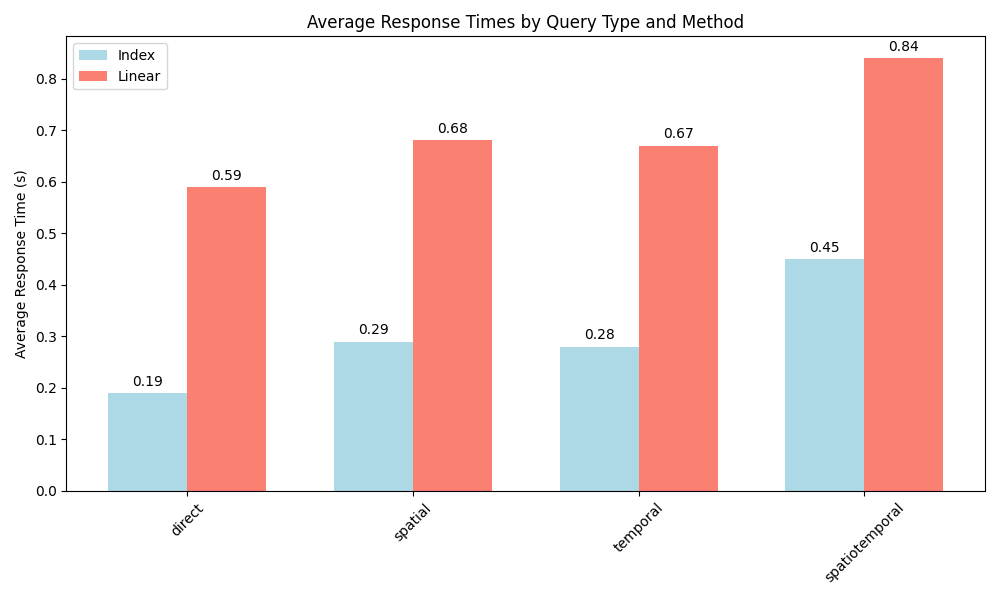

The script that saved this image:
import time
import concurrent.futures
import requests
import numpy as np
import pandas as pd
from collections import defaultdict
import json
import matplotlib.pyplot as plt

url = "http://35.81.65.102"


def query_server(url, params):
    start = time.time()

    try:
        # Sending a GET request to the server
        response = requests.get(url, params=params)

        # Raise an exception if the response status code is not 200 (OK)
        response.raise_for_status()

        # Assuming the server returns a JSON response containing neighbors
        neighbors = response.json()

        return time.time() - start

    except requests.RequestException as e:
        print(f"An error occurred: {e}")
        return time.time() - start


def query_index(video_id, radius=None, timestamp_after=None, k=10):
    query_url = f"{url}/topk"
    params = {"video_id": video_id, "k": k}
    if radius:
        params["radius"] = radius
    if timestamp_after:
        params["timestamp_after"] = timestamp_after
    return query_server(query_url, params)


def query_baseline(video_id, radius=None, timestamp_after=None, similarity=0.9995):
    query_url = f"{url}/similarity"
    params = {"video_id": video_id, "similarity": similarity}
    if radius:
        params["radius"] = radius
    if timestamp_after:
        params["timestamp_after"] = timestamp_after
    return query_server(query_url, params)


test_df = pd.read_csv("../dataset/test_samples_id_for_response_time_and_throughput.csv")
test_df["root_classes"] = test_df["root_classes"].apply(eval)
test_df = test_df.sample(n=100, random_state=42)

# distance filter, 5000 km
radius = 5000
# date filter, 2010-01-01
date_after = "2010-01-01"

response_avg = {"index": {}, "linear": {}}

# query the server without any filter
response_no_filter = defaultdict(list)

for _, row in test_df.iterrows():
    index_response = query_index(row["video_id"])
    linear_response = query_baseline(row["video_id"])
    response_no_filter["index"].append(index_response)
    response_no_filter["linear"].append(linear_response)

response_avg["index"]["direct"] = np.mean(response_no_filter["index"])
response_avg["linear"]["direct"] = np.mean(response_no_filter["linear"])
print("average response time without filter - index:", response_avg["index"]["direct"])
print(
    "average response time without filter - linear:", response_avg["linear"]["direct"]
)

# query the server with spatial filter
response_spatial = defaultdict(list)

for _, row in test_df.iterrows():
    index_response = query_index(row["video_id"], radius=radius)
    linear_response = query_baseline(row["video_id"], radius=radius)
    response_spatial["index"].append(index_response)
    response_spatial["linear"].append(linear_response)

response_avg["index"]["spatial"] = np.mean(response_spatial["index"])
response_avg["linear"]["spatial"] = np.mean(response_spatial["linear"])
print(
    "average response time with spatial filter - index:",
    response_avg["index"]["spatial"],
)
print(
    "average response time with spatial filter - linear:",
    response_avg["linear"]["spatial"],
)

# query the server with temporal filter
response_temporal = defaultdict(list)

for _, row in test_df.iterrows():
    index_response = query_index(row["video_id"], timestamp_after=date_after)
    linear_response = query_baseline(row["video_id"], timestamp_after=date_after)
    response_temporal["index"].append(index_response)
    response_temporal["linear"].append(linear_response)

response_avg["index"]["temporal"] = np.mean(response_temporal["index"])
response_avg["linear"]["temporal"] = np.mean(response_temporal["linear"])
print(
    "average response time with temporal filter - index:",
    response_avg["index"]["temporal"],
)
print(
    "average response time with temporal filter - linear:",
    response_avg["linear"]["temporal"],
)

# query the server with spatiotemporal filter
response_spatiotemporal = defaultdict(list)

for _, row in test_df.iterrows():
    index_response = query_index(
        row["video_id"], radius=radius, timestamp_after=date_after
    )
    linear_response = query_baseline(
        row["video_id"], radius=radius, timestamp_after=date_after
    )
    response_spatiotemporal["index"].append(index_response)
    response_spatiotemporal["linear"].append(linear_response)

response_avg["index"]["spatiotemporal"] = np.mean(response_spatiotemporal["index"])
response_avg["linear"]["spatiotemporal"] = np.mean(response_spatiotemporal["linear"])
print(
    "average response time with spatiotemporal filter - index:",
    response_avg["index"]["spatiotemporal"],
)
print(
    "average response time with spatiotemporal filter - linear:",
    response_avg["linear"]["spatiotemporal"],
)

# plot the results
query_categories = ["direct", "spatial", "temporal", "spatiotemporal"]
index_response = [
    round(response_avg["index"][category], 2) for category in query_categories
]
linear_response = [
    round(response_avg["linear"][category], 2) for category in query_categories
]

x = np.arange(len(query_categories))
width = 0.35

fig, ax = plt.subplots(figsize=(10, 6))
rects1 = ax.bar(x - width / 2, index_response, width, label="Index", color="lightblue")
rects2 = ax.bar(x + width / 2, linear_response, width, label="Linear", color="salmon")


# Adding text labels above the bars
def add_labels(rects):
    for rect in rects:
        height = rect.get_height()
        ax.annotate(
            "{}".format(height),
            xy=(rect.get_x() + rect.get_width() / 2, height),
            xytext=(0, 3),  # 3 points vertical offset
            textcoords="offset points",
            ha="center",
            va="bottom",
        )


add_labels(rects1)
add_labels(rects2)

ax.set_ylabel("Average Response Time (s)")
ax.set_title("Average Response Times by Query Type and Method")
ax.set_xticks(x)
ax.set_xticklabels(query_categories)
ax.legend()

plt.xticks(rotation=45)
plt.tight_layout()
plt.savefig("response.png")
plt.show()

# save the results to a JSON file
response_avg["direct_data"] = response_no_filter
response_avg["spatial_data"] = response_spatial
response_avg["temporal_data"] = response_temporal
response_avg["spatiotemporal_data"] = response_spatiotemporal

json_file_path = "response_test.json"

with open(json_file_path, "w") as json_file:
    json.dump(response_avg, json_file)
